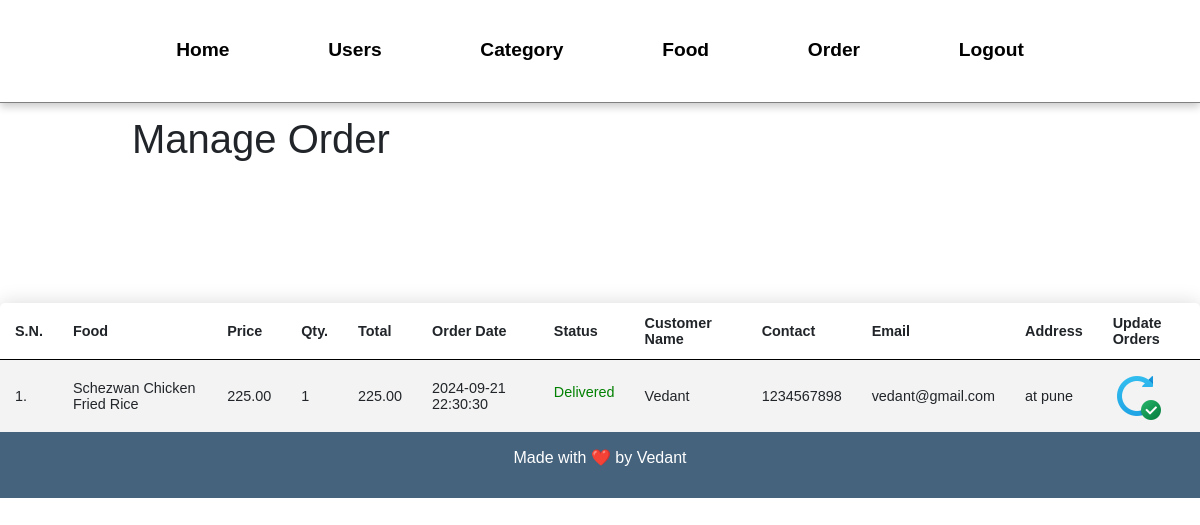
Page /admin/manage-order.php (signed in) on the committed database.
### tables this page shows
CREATE TABLE `users` (
  `id` int(11) NOT NULL,
  `username` varchar(50) NOT NULL,
  `password` varchar(255) NOT NULL,
  `customer_name` varchar(150) NOT NULL,
  `customer_email` varchar(150) NOT NULL,
  `customer_contact` bigint(25) NOT NULL,
  `customer_address` varchar(255) NOT NULL,
  `created_at` datetime DEFAULT current_timestamp()
);

CREATE TABLE `tbl_order` (
  `id` int(10) UNSIGNED NOT NULL,
  `food` varchar(150) NOT NULL,
  `price` decimal(10,2) NOT NULL,
  `qty` int(11) NOT NULL,
  `total` decimal(10,2) NOT NULL,
  `order_date` datetime NOT NULL,
  `status` varchar(50) NOT NULL,
  `u_id` int(25) NOT NULL
);

### admin/manage-order.php (the view, shortened to what this page needs)
<?php include('partials/menu.php'); ?>
    <div class="wrapper">
        <h1>Manage Order</h1>
    </div>
                <br /><br /><br />
                <br><br>
                <table class="content-table">
                    <tr>
                        <th>S.N.</th>
                        <th>Food</th>
                        <th>Price</th>
                        <th>Qty.</th>
                        <th>Total</th>
                        <th>Order Date</th>
                        <th>Status</th>
                        <th>Customer Name</th>
                        <th>Contact</th>
                        <th>Email</th>
                        <th>Address</th>
                        <th>Update Orders</th>
                    </tr>
                    <?php
                        $sql = "SELECT users.*, tbl_order.* FROM users INNER JOIN tbl_order ON users.id=tbl_order.u_id";
                        $res = mysqli_query($conn, $sql);
                        $count = mysqli_num_rows($res);
                        $sn = 1;
                        if($count>0)
                        {
                            while($row=mysqli_fetch_assoc($res))
                            {
                                $id = $row['id'];
                                $food = $row['food'];
                                $price = $row['price'];
                                $qty = $row['qty'];
                                $total = $row['total'];
                                $order_date = $row['order_date'];
                                $status = $row['status'];
                                $customer_name = $row['customer_name'];
                                $customer_contact = $row['customer_contact'];
                                $customer_email = $row['customer_email'];
                                $customer_address = $row['customer_address'];
                                ?>
                                    <tr>
                                        <td><?php echo $sn++; ?>. </td>
                                        <td><?php echo $food; ?></td>
                                        <td><?php echo $price; ?></td>
                                        <td><?php echo $qty; ?></td>
                                        <td><?php echo $total; ?></td>
                                        <td><?php echo $order_date; ?></td>
                                        <td>
                                            <?php
                                                if($status=="Ordered")
                                                {
                                                    echo "<label>$status</label>";
                                                }
                                                elseif($status=="On Delivery")
                                                {
                                                    echo "<label style='color: orange;'>$status</label>";
                                                }
                                                elseif($status=="Delivered")
                                                {
                                                    echo "<label style='color: green;'>$status</label>";
                                                }
                                                elseif($status=="Cancelled")
                                                {
                                                    echo "<label style='color: red;'>$status</label>";
                                                }
                                            ?>
                                        </td>
                                        <td><?php echo $customer_name; ?></td>
                                        <td><?php echo $customer_contact; ?></td>
                                        <td><?php echo $customer_email; ?></td>
                                        <td><?php echo $customer_address; ?></td>
                                        <td>
                                            <a href="<?php echo SITEURL; ?>admin/update-order.php?id=<?php echo $id; ?>"><img src="../images/icons/update.png"/></a>
                                        </td>
                                    </tr>
                                <?php
                            }
                        }
                        else
                        {
                            echo "<tr><td colspan='12' class='error'>Orders not Available</td></tr>";
                        }
                    ?>
                </table>
<?php include('partials/footer.php'); ?>

### css/admin.css (style rules this page uses)
* { margin: 0; padding: 0; font-family: Arial, Helvetica, sans-serif; }
.wrapper { padding: 1%; width: 80%; margin: 0 auto; }
table tr th { border-bottom: 1px solid black; padding: 1%; text-align: left; }
table tr td { padding: 1%; }
.content-table { border-collapse: collapse; font-size: 0.9em; min-width: 800px; border-radius: 5px 5px 0 0; overflow: hidden; box-shadow: 0 0 20px rgba(0, 0, 0, 0.15); }
.content-table th, .content-table td { padding: 12px 15px; }
.content-table tbody tr { border-bottom: 1px solid #dddddd; }
.content-table tbody tr:nth-of-type(even) { background-color: #f3f3f3; }
.content-table tbody tr:last-of-type { border-bottom: 2px solid #45637d; }

### rows in the picture
users: tbl_order.food "Schezwan Chicken Fried Rice", tbl_order.price "225.00", tbl_order.qty "1", tbl_order.total "225.00", tbl_order.order_date "2024-09-21 22:30:30", tbl_order.status "Delivered", customer_name "Vedant", customer_contact "1234567898", customer_email "vedant@gmail.com", customer_address "at pune"
